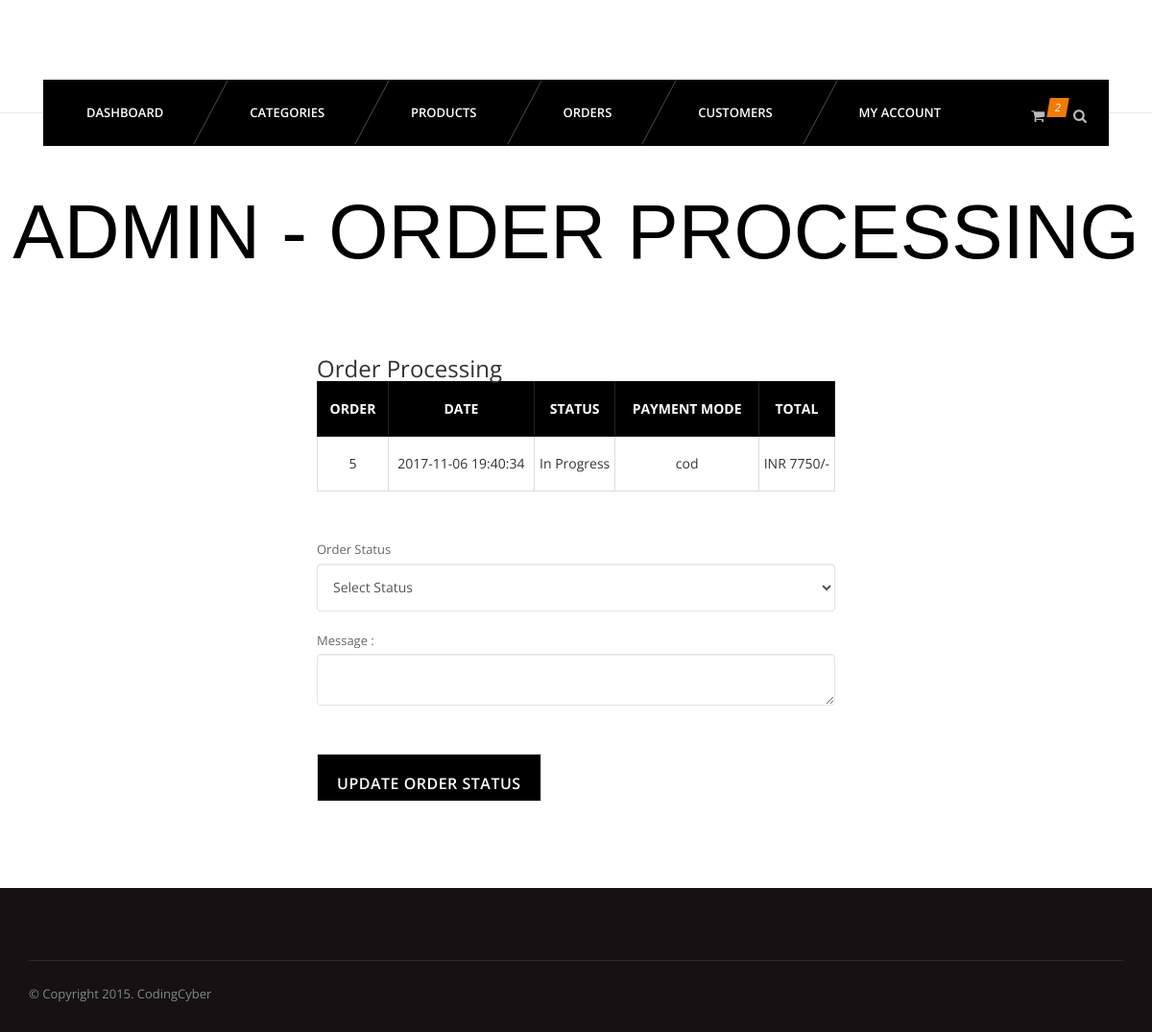
Screenshot of /admin/order-process.php?id=5 (signed in) with the database file from the repository.
### tables this page shows
CREATE TABLE `orders` (
  `id` int(11) NOT NULL,
  `uid` int(11) NOT NULL,
  `totalprice` varchar(255) NOT NULL,
  `orderstatus` varchar(255) NOT NULL,
  `paymentmode` varchar(255) NOT NULL,
  `timestamp` datetime NOT NULL DEFAULT CURRENT_TIMESTAMP
);

### admin/order-process.php (the view, shortened to what this page needs)
<?php
	require_once '../config/connect.php';
?>
<?php include 'inc/header.php'; ?>
<?php include 'inc/nav.php'; ?>
	<section id="content">
		<div class="content-blog">
					<div class="page_header text-center">
						<h2>Admin - Order Processing</h2>
					</div>
<form method="post">
<div class="container">
			<div class="row">
				<div class="col-md-6 col-md-offset-3">
					<div class="billing-details">
						<h3 class="uppercase">Order Processing</h3>
				<table class="cart-table account-table table table-bordered">
				<thead>
					<tr>
						<th>Order</th>
						<th>Date</th>
						<th>Status</th>
						<th>Payment Mode</th>
						<th>Total</th>
					</tr>
				</thead>
				<tbody>
				<?php
					if(isset($_GET['id']) & !empty($_GET['id'])){
						$oid = $_GET['id'];
					}else{
						header('location: orders.php');
					}
					$ordsql = "SELECT * FROM orders WHERE id='$oid'";
					$ordres = mysqli_query($connection, $ordsql);
					while($ordr = mysqli_fetch_assoc($ordres)){
				?>
					<tr>
						<td>
							<?php echo $ordr['id']; ?>
						</td>
						<td>
							<?php echo $ordr['timestamp']; ?>
						</td>
						<td>
							<?php echo $ordr['orderstatus']; ?>
						</td>
						<td>
							<?php echo $ordr['paymentmode']; ?>
						</td>
						<td>
							INR <?php echo $ordr['totalprice']; ?>/-
						</td>
					</tr>
				<?php } ?>
				</tbody>
			</table>
							<label class="">Order Status </label>
							<select name="status" class="form-control">
								<option value="">Select Status</option>
							</select>
							<label>Message :</label>
							<textarea class="form-control" name="message" cols="10"> </textarea>
					<input type="submit" class="button btn-lg" value="Update Order Status">
					</div>
				</div>
			</div>
		</div>
</form>
		</div>
	</section>
<?php include 'inc/footer.php' ?>

### css/light.css (style rules this page uses)
body { background-color:#fff; }

### rows the page displays
orders: id "5", timestamp "2017-11-06 19:40:34", orderstatus "In Progress", paymentmode "cod", totalprice "7750"
